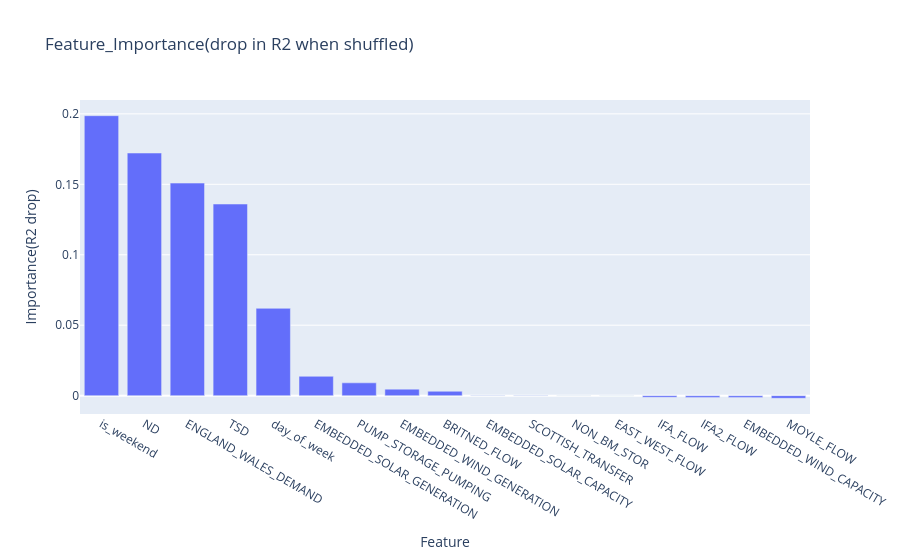

This figure's notebook cell:
### Markdown cell above
## Plotting Feature Importance

### Code cell
sorted_importances=dict(sorted(importances.items(),key=lambda x:x[1],reverse=True))
fig=go.Figure()
fig.add_trace(go.Bar(x=list(sorted_importances.keys()),y=list(sorted_importances.values())))
fig.update_layout(title='Feature_Importance(drop in R2 when shuffled)',
                  xaxis_title='Feature',
                  yaxis_title='Importance(R2 drop)')
fig.show()

### Figure 1 — Plotly figure (JSON) as saved in the notebook; plotly's stock layout.template omitted (floating-point values rounded to 4 significant figures)
{"data": [{"type": "bar", "x": ["is_weekend", "ND", "ENGLAND_WALES_DEMAND", "TSD", "day_of_week", "EMBEDDED_SOLAR_GENERATION", "PUMP_STORAGE_PUMPING", "EMBEDDED_WIND_GENERATION", "BRITNED_FLOW", "EMBEDDED_SOLAR_CAPACITY", "SCOTTISH_TRANSFER", "NON_BM_STOR", "EAST_WEST_FLOW", "IFA_FLOW", "IFA2_FLOW", "EMBEDDED_WIND_CAPACITY", "MOYLE_FLOW"], "y": [0.1987, 0.1722, 0.1509, 0.136, 0.06198, 0.01373, 0.009095, 0.004617, 0.003107, 0.0001039, 6.32e-05, 0, -0.0001375, -0.00117, -0.001228, -0.00123, -0.001882]}], "layout": {"title": {"text": "Feature_Importance(drop in R2 when shuffled)"}, "xaxis": {"title": {"text": "Feature"}}, "yaxis": {"title": {"text": "Importance(R2 drop)"}}}}
